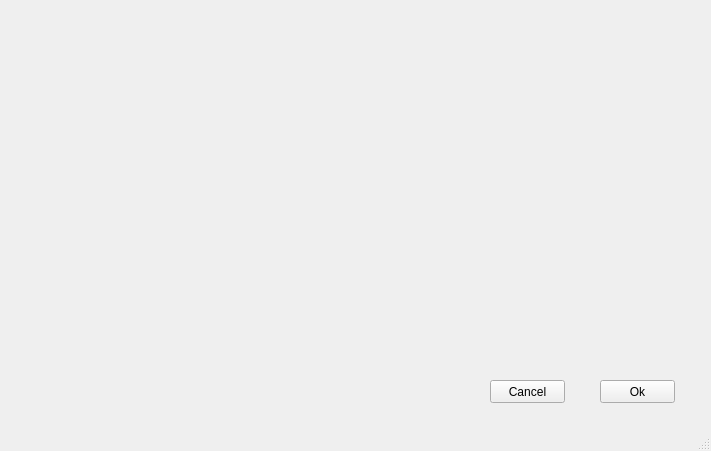
<?xml version="1.0" encoding="UTF-8"?>
<ui version="4.0">
 <class>MainWindow</class>
 <widget class="QMainWindow" name="MainWindow">
  <property name="geometry">
   <rect>
    <x>0</x>
    <y>0</y>
    <width>711</width>
    <height>451</height>
   </rect>
  </property>
  <property name="windowTitle">
   <string>MainWindow</string>
  </property>
  <widget class="QWidget" name="centralwidget">
   <widget class="QPushButton" name="pushBtnOk">
    <property name="geometry">
     <rect>
      <x>600</x>
      <y>380</y>
      <width>75</width>
      <height>23</height>
     </rect>
    </property>
    <property name="text">
     <string>Ok</string>
    </property>
   </widget>
   <widget class="QPushButton" name="pushBtnCancel">
    <property name="geometry">
     <rect>
      <x>490</x>
      <y>380</y>
      <width>75</width>
      <height>23</height>
     </rect>
    </property>
    <property name="text">
     <string>Cancel</string>
    </property>
   </widget>
  </widget>
  <widget class="QMenuBar" name="menubar">
   <property name="geometry">
    <rect>
     <x>0</x>
     <y>0</y>
     <width>711</width>
     <height>21</height>
    </rect>
   </property>
  </widget>
  <widget class="QStatusBar" name="statusbar"/>
 </widget>
 <resources/>
 <connections>
  <connection>
   <sender>pushBtnOk</sender>
   <signal>clicked()</signal>
   <receiver>MainWindow</receiver>
   <slot>close()</slot>
   <hints>
    <hint type="sourcelabel">
     <x>637</x>
     <y>412</y>
    </hint>
    <hint type="destinationlabel">
     <x>355</x>
     <y>225</y>
    </hint>
   </hints>
  </connection>
 </connections>
</ui>
